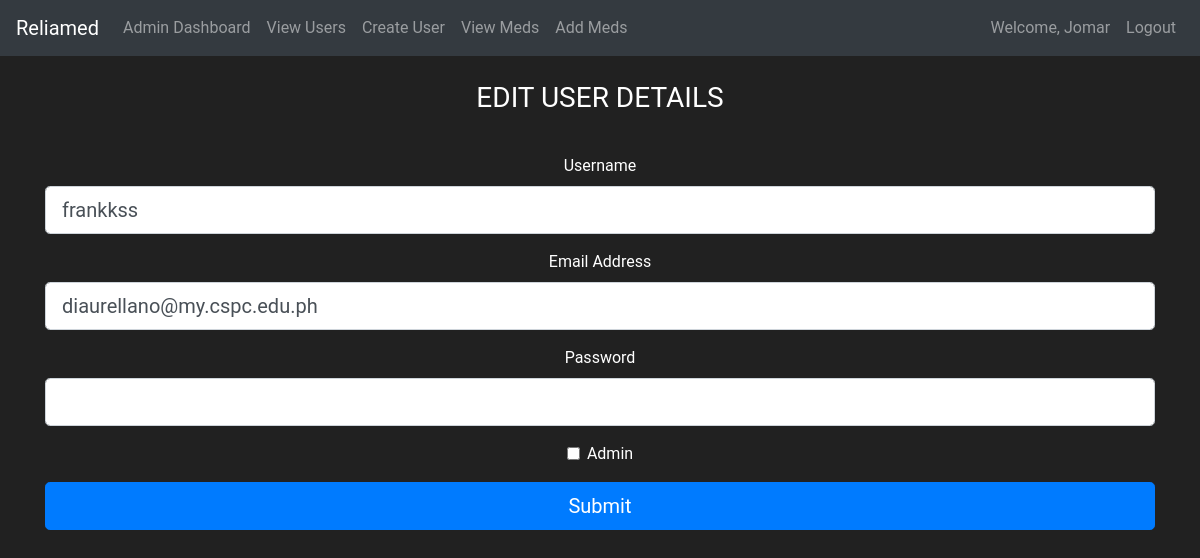
/edit_user/edit/1 (signed in), run on the app's committed database.
### reliamed/models.py (models this page shows, shortened)
class User(db.Model, UserMixin):
    id = db.Column(db.Integer, primary_key=True)
    username = db.Column(db.String(length=30), nullable=False, unique=True)
    email_address = db.Column(db.String(length=50), nullable=False, unique=True)
    password_hash = db.Column(db.String(length=60), nullable=False)
    budget = db.Column(db.Integer, nullable=False, default=1000)
    is_admin = db.Column(db.Boolean, default=False) # added column in User table | Used for checking if user is admin or not
    products = db.relationship('Pharmaceuticals', backref='owned_user', lazy=True)  # Ensure this line is added
    profile_pic = db.Column(db.String(), nullable=True)
    @property
    def password(self):
        raise AttributeError('password is not a readable attribute.')

### reliamed/routes.py (the view, shortened to what this page needs)
@app.route('/edit_user/edit/<int:user_id>', methods=['GET', 'POST'])
@login_required
@admin_required
def edit_user(user_id):
    user = User.query.get_or_404(user_id)
    form = AdminUserForm(original_username=user.username, original_email=user.email_address, obj=user)
    return render_template('admin/edit_user.html', form=form, user=user)

### reliamed/forms.py (shortened to what this page needs)
class AdminUserForm(FlaskForm):
    username = StringField('Username', validators=[DataRequired(), Length(min=2, max=30)])
    email_address = StringField('Email Address', validators=[DataRequired(), Email()])
    password = PasswordField('Password', validators=[Optional(), Length(min=6)])
    is_admin = BooleanField('Admin')
    submit = SubmitField('Submit')
    def __init__(self, original_username=None, original_email=None, *args, **kwargs):
        super(AdminUserForm, self).__init__(*args, **kwargs)
        self.original_username = original_username
        self.original_email = original_email

### reliamed/models.py (called while the page is built)
@login_manager.user_loader
def load_user(user_id):
    return User.query.get(int(user_id))

### reliamed/routes.py (called while the page is built)
@app.after_request
def add_cache_control_headers(response):
    response.headers['Cache-Control'] = 'no-store, no-cache, must-revalidate, post-check=0, pre-check=0, max-age=0'
    response.headers['Pragma'] = 'no-cache'
    response.headers['Expires'] = '-1'
    return response

### reliamed/templates/admin/edit_user.html (shortened to what this page needs)
{% extends 'base.html' %}
{% block content %}
<body class="text-center">
    <div class="container">
        <form method="POST" class="form-register" style="color:white">
            <h1 class="h3 mb-3 font-weight-normal">
                EDIT USER DETAILS
            </h1>
            <br>
        <div class="form-group">
            {{ form.username.label(class="form-control-label") }}
            {{ form.username(class="form-control form-control-lg") }}
        </div>
        <div class="form-group">
            {{ form.email_address.label(class="form-control-label") }}
            {{ form.email_address(class="form-control form-control-lg") }}
        </div>
        <div class="form-group">
            {{ form.password.label(class="form-control-label") }}
            {{ form.password(class="form-control form-control-lg") }}
        </div>
        <div class="form-group form-check">
            {{ form.is_admin(class="form-check-input") }}
            {{ form.is_admin.label(class="form-check-label") }}
        </div>
        <div class="form-group">
            {{ form.submit(class="btn btn-primary btn-block btn-lg") }}
        </div>
        </form>
    </div>
</body>
{% endblock %}

### reliamed/templates/base.html (shortened to what this page needs)
<!doctype html>
<html lang="en">
   <head>
      <link rel="stylesheet" href="https://cdn.jsdelivr.net/npm/bootstrap@4.5.3/dist/css/bootstrap.min.css">
   </head>
   <body>
    <nav class="navbar navbar-expand-md navbar-dark bg-dark">
      <a class="navbar-brand" href="#">Reliamed</a>
      <div class="collapse navbar-collapse" id="navbarNav">
        <ul class="navbar-nav mr-auto">
            {% if current_user.is_authenticated and current_user.is_admin %}
            <li class="nav-item">
                <a class="nav-link" href="{{ url_for('admin_home') }}">Admin Dashboard</a>
            </li>
            <li class="nav-item">
                <a class="nav-link" href="{{ url_for('view_users') }}">View Users</a>
            </li>
            <li class="nav-item">
                <a class="nav-link" href="{{ url_for('create_user') }}">Create User</a>
            </li>
            <li class="nav-item">
                <a class="nav-link" href="{{ url_for('view_medicines') }}">View Meds</a>
            </li>
            <li class="nav-item">
                <a class="nav-link" href="{{ url_for('add_medicine') }}">Add Meds</a>
            </li>
            {% endif %}
        </ul>
          {% if current_user.is_authenticated %}
            <ul class="navbar-nav">
                <li class="nav-item">
                    <a class="nav-link">Welcome, {{ current_user.username }}</a>
                </li>
                <li class="nav-item">
                    <a class="nav-link" href="{{ url_for('logout_page') }}">Logout</a>
                </li>
            </ul>
          {% endif %}
      </div>
    </nav>
      {% block content %}
      {% endblock %}
   </body>
</html>

### reliamed/templates/base.html (style rules this page uses)
body { background-color: #212121; color: white; font-family:'Roboto',sans-serif; }

### data on the page
User: username "Jomar"
User: username "frankkss", email_address "diaurellano@my.cspc.edu.ph"
